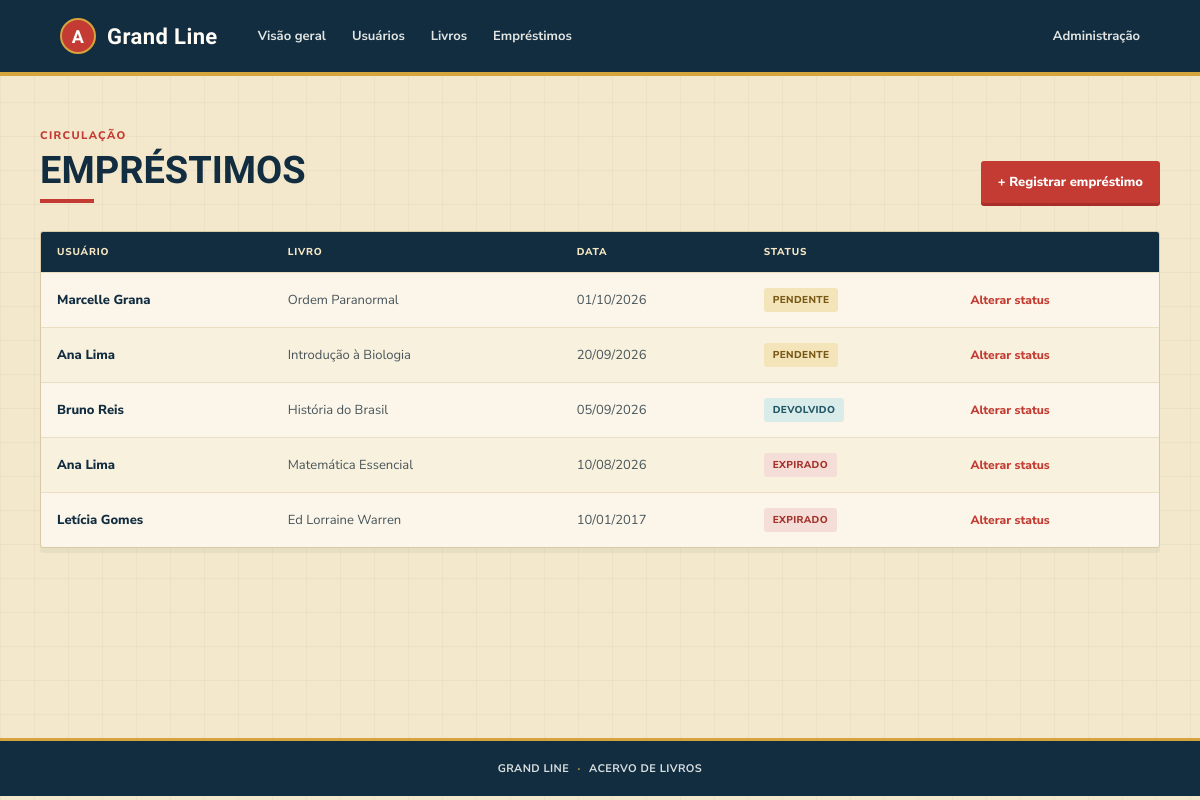
Page /emprestimos/ on the committed database.
### emprestimos/models.py (models this page shows, shortened)
class Emprestimo(models.Model):
	class Status(models.TextChoices):
		PENDENTE = 'pendente', 'Pendente'
		DEVOLVIDO = 'devolvido', 'Devolvido'
		EXPIRADO = 'expirado', 'Expirado'
	usuario = models.ForeignKey(
		'usuarios.Usuario', on_delete=models.PROTECT, related_name='emprestimos',
		verbose_name='usuário',
	)
	livro = models.ForeignKey(
		'livros.Livro', on_delete=models.PROTECT, related_name='emprestimos',
		verbose_name='livro',
	)
	data_emprestimo = models.DateField('data do empréstimo', default=timezone.localdate)
	status = models.CharField('status', max_length=10, choices=Status.choices, default=Status.PENDENTE)
	class Meta:
		ordering = ['-data_emprestimo', '-pk']
		verbose_name = 'empréstimo'
		verbose_name_plural = 'empréstimos'
		constraints = [
			models.UniqueConstraint(
				fields=['livro'], condition=Q(status='pendente'), name='um_emprestimo_pendente_por_livro'
			)
		]

### usuarios/models.py (models this page shows, shortened)
class Usuario(models.Model):
	nome = models.CharField('nome', max_length=150)
	cpf = models.CharField('CPF', max_length=14, unique=True)
	email = models.EmailField('e-mail')
	telefone = models.CharField('telefone', max_length=25)
	endereco = models.CharField('endereço', max_length=255)
	class Meta:
		ordering = ['nome']
		verbose_name = 'usuário'
		verbose_name_plural = 'usuários'

### livros/models.py (models this page shows, shortened)
class Livro(models.Model):
	nome = models.CharField('nome', max_length=180)
	tematica = models.CharField('temática', max_length=100)
	valor = models.DecimalField('valor', max_digits=10, decimal_places=2)
	class Meta:
		ordering = ['nome']
		verbose_name = 'livro'
		verbose_name_plural = 'livros'

### emprestimos/views.py (the view)
# urls.py: path('', EmprestimoListView.as_view(), name='lista'),
class EmprestimoListView(ListView):
	model = Emprestimo
	template_name = 'emprestimos/lista.html'
	context_object_name = 'emprestimos'
	queryset = Emprestimo.objects.select_related('usuario', 'livro')

### templates/emprestimos/lista.html (shortened to what this page needs)
{% extends 'base.html' %}
{% block content %}
<section class="page-heading"><div><p class="eyebrow">CIRCULAÇÃO</p><h1>Empréstimos</h1></div><a class="button button-primary" href="{% url 'emprestimos:novo' %}">+ Registrar empréstimo</a></section>
{% include 'emprestimos/tabela.html' with emprestimos=emprestimos %}
{% endblock %}

### templates/emprestimos/tabela.html
<div class="table-wrap"><table><thead><tr><th>Usuário</th><th>Livro</th><th>Data</th><th>Status</th><th></th></tr></thead><tbody>
{% for emprestimo in emprestimos %}<tr><td class="primary-cell">{{ emprestimo.usuario.nome }}</td><td>{{ emprestimo.livro.nome }}</td><td>{{ emprestimo.data_emprestimo|date:'d/m/Y' }}</td><td><span class="badge badge-{{ emprestimo.status }}">{{ emprestimo.get_status_display }}</span></td><td><a class="row-action" href="{% url 'emprestimos:status' emprestimo.pk %}">Alterar status</a></td></tr>
{% empty %}<tr><td colspan="5" class="empty-state">Nenhum empréstimo registrado.</td></tr>{% endfor %}
</tbody></table></div>

### static/css/style.css (style rules this page uses)
:root { color-scheme: light; --ink: #192631; --muted: #63717a; --line: #d8c9a7; --paper: #f3e8cb; --canvas: #fbf6e9; --white: #fffdf6; --navy: #122c40; --navy-soft: #244a60; --red: #c33b32; --red-dark: #a82e29; --gold: #d5a43d; --gold-soft: #f3e4b9; --sea: #3b8190; --sea-soft: #d9ece9; --serif: 'Barlow Condensed', 'Arial Narrow', sans-serif; --sans: 'Nunito Sans', 'Segoe UI', sans-serif; }
* { box-sizing: border-box; }
body { margin: 0; background-color: var(--paper); background-image: linear-gradient(rgba(18, 44, 64, .035) 1px, transparent 1px), linear-gradient(90deg, rgba(18, 44, 64, .035) 1px, transparent 1px); background-size: 34px 34px; color: var(--ink); font-family: var(--sans); font-size: 15px; }
a { color: inherit; text-decoration: none; }
.page-heading, .section-heading { display: flex; align-items: end; justify-content: space-between; gap: 20px; margin-bottom: 28px; }
.eyebrow { margin: 0 0 8px; color: var(--red); font-size: 11px; letter-spacing: 1.4px; font-weight: 800; }
h1, h2 { margin: 0; font-family: var(--serif); font-weight: 700; text-transform: uppercase; }
h1 { font-size: 38px; line-height: 1.05; color: var(--navy); }
.page-heading > div:first-child { position: relative; padding-bottom: 12px; }
.page-heading > div:first-child::after { position: absolute; bottom: 0; left: 0; width: 54px; height: 4px; background: var(--red); content: ''; }
.button { min-height: 42px; padding: 0 16px; display: inline-flex; align-items: center; justify-content: center; border: 1px solid transparent; border-radius: 3px; font: 800 13px var(--sans); cursor: pointer; }
.button-primary { background: var(--red); color: white; box-shadow: 0 3px 0 var(--red-dark); }
.table-wrap { overflow-x: auto; background: var(--canvas); border: 1px solid var(--line); border-radius: 3px; box-shadow: 0 5px 0 rgba(18, 44, 64, .05); }
table { width: 100%; border-collapse: collapse; text-align: left; }
th { padding: 13px 16px; color: #f6e8c2; background: var(--navy); font-size: 10px; text-transform: uppercase; letter-spacing: .8px; font-weight: 800; white-space: nowrap; }
td { padding: 15px 16px; border-top: 1px solid #e9ddc2; color: #48545a; font-size: 13px; vertical-align: middle; }
tbody tr:nth-child(even) { background: rgba(213, 164, 61, .07); }
.primary-cell { color: var(--navy); font-weight: 800; }
.badge { display: inline-flex; align-items: center; padding: 5px 9px; border-radius: 3px; font-size: 10px; font-weight: 800; text-transform: uppercase; letter-spacing: .35px; white-space: nowrap; }
.badge-green, .badge-devolvido { background: var(--sea-soft); color: #205766; }
.badge-orange, .badge-pendente { background: var(--gold-soft); color: #795715; }
.badge-expirado { background: #f5ded7; color: #a4322c; }
.row-action { color: var(--red); font-size: 12px; font-weight: 800; white-space: nowrap; }

### rows in the picture
Emprestimo: usuario.nome "Marcelle Grana", livro.nome "Ordem Paranormal", data_emprestimo "01/10/2026", status "PENDENTE"
Emprestimo: usuario.nome "Ana Lima", livro.nome "Introdução à Biologia", data_emprestimo "20/09/2026", status "PENDENTE"
Emprestimo: usuario.nome "Bruno Reis", livro.nome "História do Brasil", data_emprestimo "05/09/2026", status "DEVOLVIDO"
Emprestimo: usuario.nome "Ana Lima", livro.nome "Matemática Essencial", data_emprestimo "10/08/2026", status "EXPIRADO"
Emprestimo: usuario.nome "Letícia Gomes", livro.nome "Ed Lorraine Warren", data_emprestimo "10/01/2017", status "EXPIRADO"
